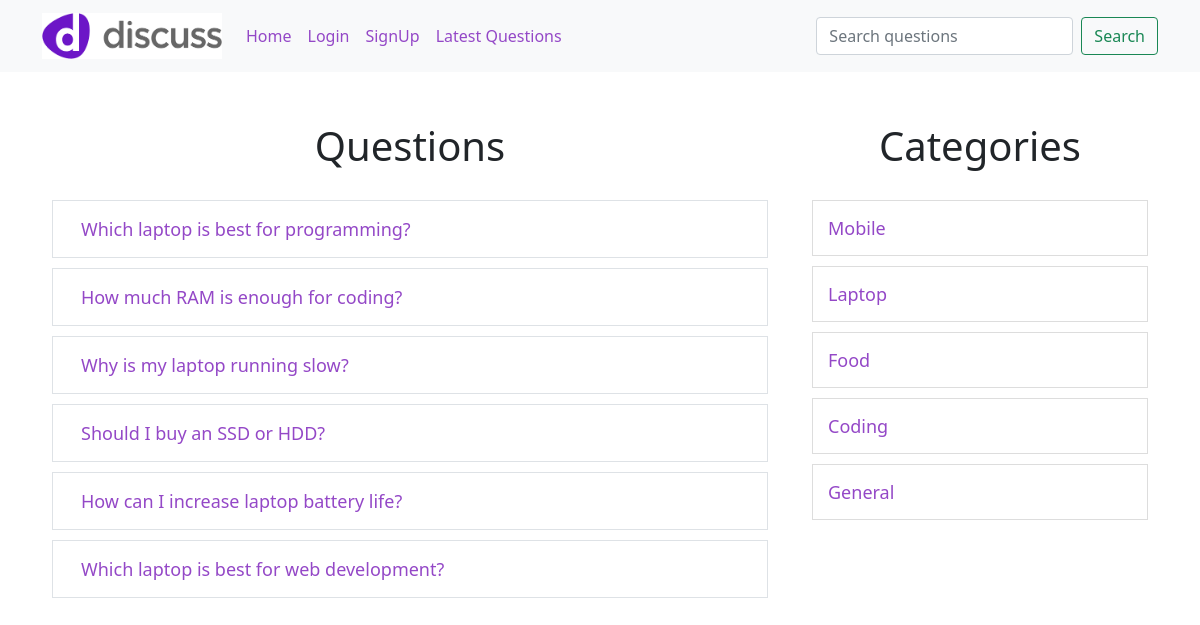
Screenshot of /discuss/index.php?category_id=2 with the database file from the repository.
### tables this page shows
CREATE TABLE `questions` (
  `id` int(11) NOT NULL,
  `title` varchar(255) NOT NULL,
  `description` text NOT NULL,
  `category_id` int(11) NOT NULL,
  `user_id` int(11) NOT NULL
);

CREATE TABLE `category` (
  `id` int(11) NOT NULL,
  `name` varchar(100) NOT NULL
);

### discuss/client/questions.php (the view)
<div class="container">
    <div class="row">
        <div class="col-8">
            <h1 class="text-center">Questions</h1>
            <?php
            $user_id = null;
            include("./common/db.php");
            if (isset($_GET['category_id'])) {
                $category_id = $_GET['category_id'];
                $stmt = $conn->prepare("SELECT * FROM questions WHERE category_id = ?");
                $stmt->bind_param("i", $category_id);
            } else if (isset($_GET['user_id'])) {
                $user_id = $_GET['user_id'];
                $stmt = $conn->prepare("SELECT * FROM questions WHERE user_id = ? ");
                $stmt->bind_param("i", $user_id);
            } else if (isset($_GET['latest'])) {
                $stmt = $conn->prepare("SELECT * FROM questions ORDER BY id DESC");
            } else if (isset($_GET['search'])) {
                $search = $_GET['search'];
                $searchQuestion = "%$search%";
                $stmt = $conn->prepare("SELECT * FROM questions WHERE title LIKE ?");
                $stmt->bind_param("s", $searchQuestion);
            } else {
                $stmt = $conn->prepare("SELECT * FROM questions");
            }
            $stmt->execute();
            $result = $stmt->get_result();
            foreach ($result as $row) {
                $title = $row['title'];
                $id = $row['id'];
                echo "
                        <div class='row question-list border p-3 mb-2 '>
                            <div class='d-flex justify-content-between align-items-center'>
                                <h5 class='m-0'>
                                    <a class='text-decoration-none' href='?question_id=$id'>
                                        $title
                                    </a>
                                </h5>
                                ".($user_id ? "
                                    <a
                                        href='./server/requests.php?delete=$id'
                                        class='btn btn-danger btn-sm text-white'
                                    >
                                        DELETE
                                    </a>
                                " : "")."
                            </div>
                        </div>
                    ";
            }
            ?>
        </div>
        <div class="col-4">
            <?php
            include("categorylist.php");
            ?>
        </div>
    </div>
</div>

### discuss/client/categorylist.php
<div>
    <h1 class="text-center">Categories</h1>
    <?php
    include("./common/db.php");
    $stmt = $conn->prepare("SELECT * FROM category");
    $stmt->execute();
    $result = $stmt->get_result();
    foreach($result as $row){
        $name = ucfirst($row['name']);
        $id = $row['id'];
        echo "<div class='row question-list'>
                    <h5><a href='?category_id=$id'>$name</a></h5>
             </div>";
    }
    ?>
</div>

### discuss/public/style.css (style rules this page uses)
a { color: rgb(148, 72, 199) !important; }
.text-center { text-align: center; margin-top: 50px; margin-bottom: 30px; }
.question-list { border: 1px solid #ddd; padding: 15px; margin: 10px; }
.question-list h5 { margin: 0; padding: 0; }
.question-list a, .question-title { text-decoration: none; font-size: 18px; color: #9448c7; }

### rows the page displays
questions: title "Which laptop is best for programming?"
questions: title "How much RAM is enough for coding?"
questions: title "Why is my laptop running slow?"
questions: title "Should I buy an SSD or HDD?"
questions: title "How can I increase laptop battery life?"
questions: title "Which laptop is best for web development?"
category: name "Mobile"
category: name "Laptop"
category: name "Food"
category: name "Coding"
category: name "General"
